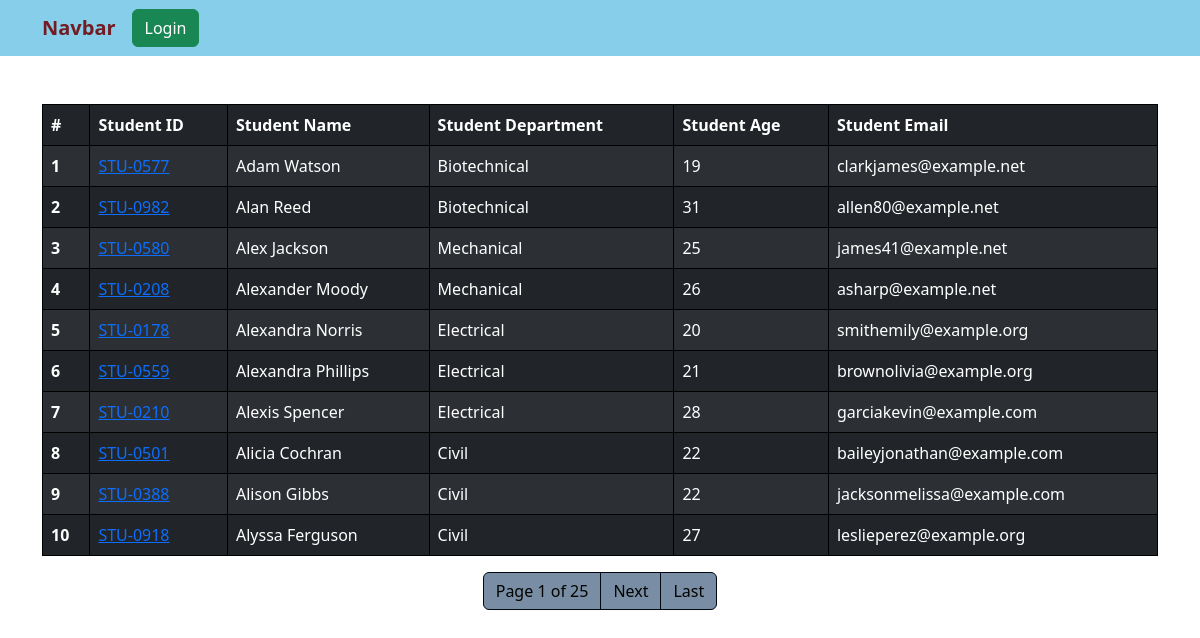
The page / on the database its author committed.
### stu/models.py (models this page shows, shortened)
class Student(models.Model):
    department = models.ForeignKey( Department, related_name="depart", on_delete= models.CASCADE)
    student_id = models.OneToOneField( StudentID , related_name="studentid", on_delete= models.CASCADE)
    student_name = models.CharField(max_length = 100)
    student_email = models.EmailField(unique= True)
    student_age = models.IntegerField(default = 18)
    student_address = models.TextField()
    class Meta:
        ordering = ['student_name']
        verbose_name = "student"

class StudentID(models.Model):
    student_id = models.CharField( max_length=100 )
    def __str__(self) -> str:
        return self.student_id

class Department(models.Model):
    department = models.CharField(max_length=100)
    def __str__(self) -> str:
        return self.department
    class Meta:
        ordering = ['department']

### stu/views.py (the view, shortened to what this page needs)
# urls.py: path('', get_student, name="get_student"),
def get_student(request):
    queryset = Student.objects.all()
    paginator = Paginator(queryset, 10)  # Show 25 contacts per page.
    page_number = request.GET.get("page")
    page_obj = paginator.get_page(page_number)
    return render(request, 'Student.html',{'queryset' : page_obj})

### stu/templates/Student.html (shortened to what this page needs)
{% extends "base.html" %} {% block start %}
<div class="container mt-5">
  <table class="table table-dark table-striped">
    <thead>
      <tr>
        <th scope="col">#</th>
        <th scope="col">Student ID</th>
        <th scope="col">Student Name</th>
        <th scope="col">Student Department</th>
        <th scope="col">Student Age</th>
        <th scope="col">Student Email</th>
      </tr>
    </thead>
    <tbody>
      {% for stud in queryset %}
      <tr>
        <th scope="row">{{ forloop.counter }}</th>
        <td>
          <a href="{% url 'see_marks' stud.student_id %}">
            {{ stud.student_id }}
          </a>
        </td>
        <td>{{ stud.student_name }}</td>
        <td>{{ stud.department }}</td>
        <td>{{ stud.student_age }}</td>
        <td>{{ stud.student_email }}</td>
      </tr>
      {% endfor %}
    </tbody>
  </table>
  <nav aria-label="...">
    <ul class="pagination justify-content-center custom-pagination">
      <li class="page-item">
        <span class="page-link">Page {{ queryset.number }} of {{ queryset.paginator.num_pages}}</span>
      </li>
      {% if queryset.has_next %}
      <li class="page-item">
        <a class="page-link" href="?page={{ queryset.next_page_number }}">Next</a>
      </li>
      <li class="page-item">
        <a class="page-link" href="?page={{ queryset.paginator.num_pages }}">Last</a>
      </li>
      {% endif %}
    </ul>
  </nav>
</div>
{% endblock start %}

### home/templates/base.html (style rules this page uses)
table, th, td, tr { border: 1px solid black; }

### stu/templates/Student.html (style rules this page uses)
.custom-pagination .page-link { color: #020301; background-color: #798ea5; border-color: #01070e; }

### rows shown on the page
Student: student_id "STU-0577", student_name "Adam Watson", department "Biotechnical", student_age "19", student_email "clarkjames@example.net"
Student: student_id "STU-0982", student_name "Alan Reed", department "Biotechnical", student_age "31", student_email "allen80@example.net"
Student: student_id "STU-0580", student_name "Alex Jackson", department "Mechanical", student_age "25", student_email "james41@example.net"
Student: student_id "STU-0208", student_name "Alexander Moody", department "Mechanical", student_age "26", student_email "asharp@example.net"
Student: student_id "STU-0178", student_name "Alexandra Norris", department "Electrical", student_age "20", student_email "smithemily@example.org"
Student: student_id "STU-0559", student_name "Alexandra Phillips", department "Electrical", student_age "21", student_email "brownolivia@example.org"
Student: student_id "STU-0210", student_name "Alexis Spencer", department "Electrical", student_age "28", student_email "garciakevin@example.com"
Student: student_id "STU-0501", student_name "Alicia Cochran", department "Civil", student_age "22", student_email "baileyjonathan@example.com"
Student: student_id "STU-0388", student_name "Alison Gibbs", department "Civil", student_age "22", student_email "jacksonmelissa@example.com"
Student: student_id "STU-0918", student_name "Alyssa Ferguson", department "Civil", student_age "27", student_email "leslieperez@example.org"

### other values the page prints
{{ queryset.number }} "1"
{{ queryset.paginator.num_pages }} "25"
